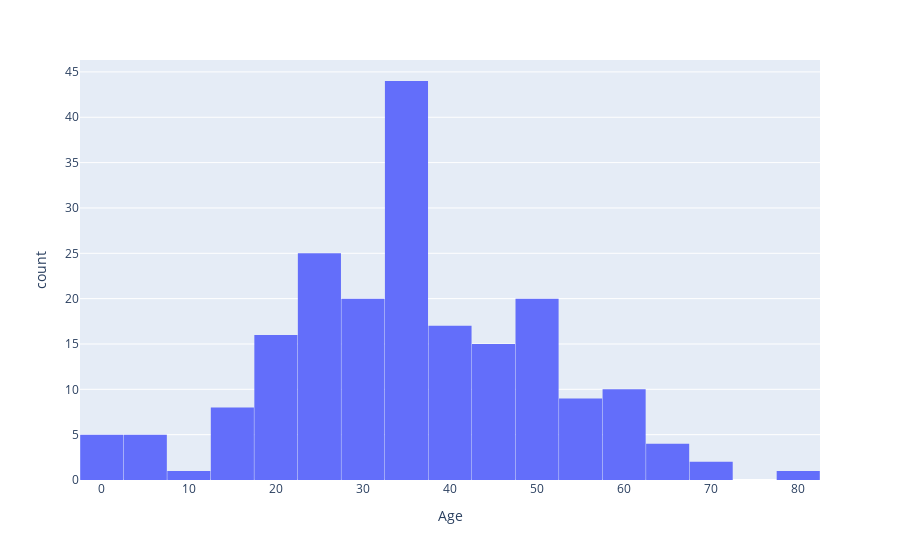

Source (notebook cell):
### Markdown cell above
### Relation between the Survived and Age

#### Conclusion;

- Majority of the People are in the 25 - 35 age category

### Code cell
fig = px.histogram(
    x="Age",
    data_frame=titanic,
    nbins=30,
)

fig.update_layout(bargap=0.01)

fig.show()

### Figure 1 — Plotly figure (JSON) as saved in the notebook; plotly's stock layout.template omitted (floating-point values rounded to 4 significant figures; data arrays with more than 128 entries replaced by an {"elided": "..."} marker saying what was removed)
{"data": [{"alignmentgroup": "True", "bingroup": "x", "hovertemplate": "Age=%{x}<br>count=%{y}<extra></extra>", "legendgroup": "", "marker": {"color": "#636efa", "pattern": {"shape": ""}}, "name": "", "nbinsx": 30, "offsetgroup": "", "orientation": "v", "showlegend": false, "type": "histogram", "x": {"elided": "202 float values"}, "xaxis": "x", "yaxis": "y"}], "layout": {"bargap": 0.01, "barmode": "relative", "legend": {"tracegroupgap": 0}, "margin": {"t": 60}, "xaxis": {"anchor": "y", "domain": [0, 1], "title": {"text": "Age"}}, "yaxis": {"anchor": "x", "domain": [0, 1], "title": {"text": "count"}}}}
